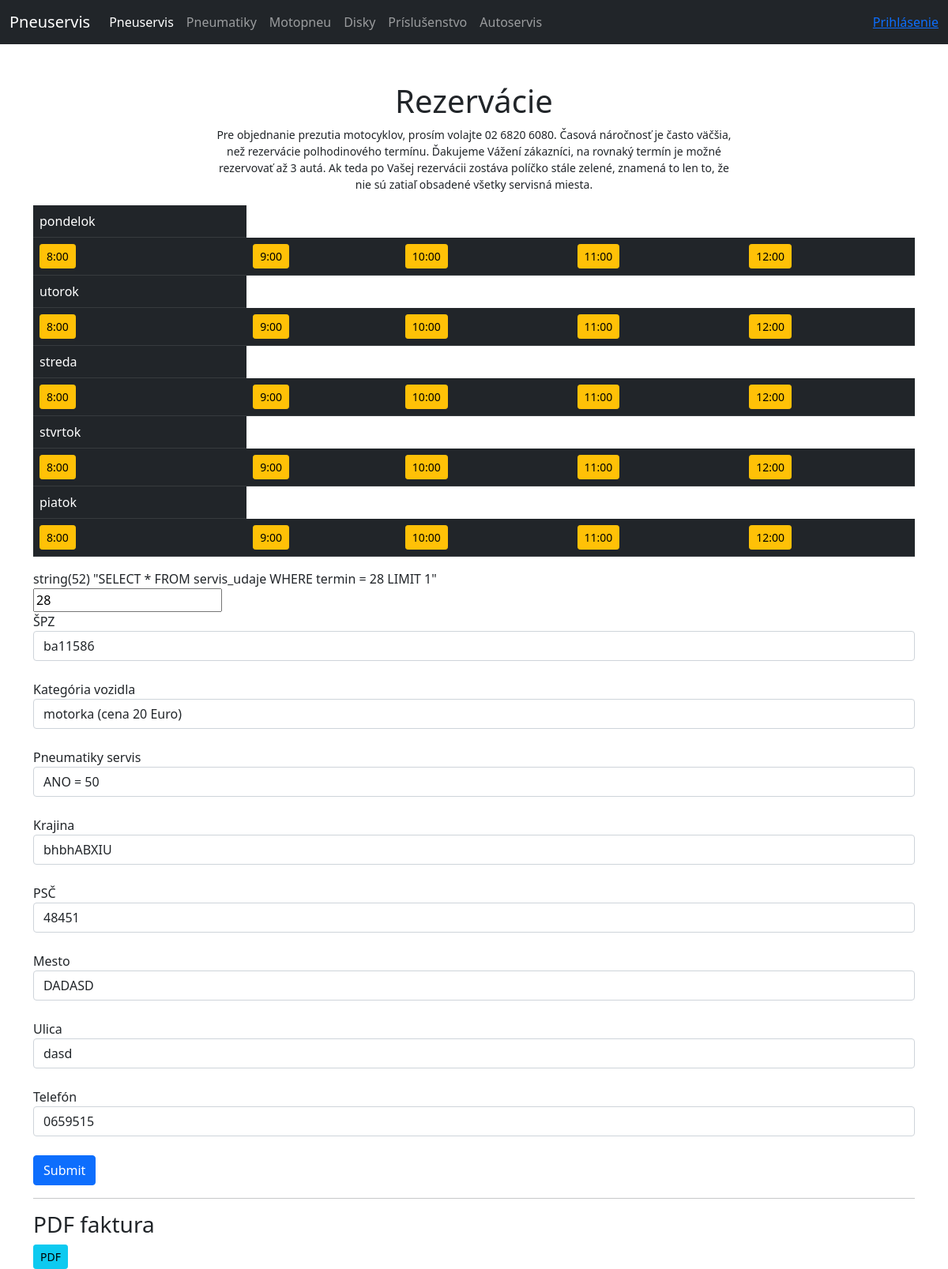
Page /?den=2&cas=8 on the committed database.
### tables this page shows
CREATE TABLE IF NOT EXISTS `servis_udaje` (
  `kategoria_vozidla` varchar(50) NOT NULL,
  `pneumatiky` varchar(20) NOT NULL,
  `spz` varchar(8) NOT NULL,
  `krajina` varchar(30) NOT NULL,
  `psc` varchar(8) NOT NULL,
  `mesto` varchar(20) NOT NULL,
  `ulica` varchar(50) NOT NULL,
  `telefon` varchar(14) NOT NULL,
  `termin` varchar(8) NOT NULL,
  PRIMARY KEY (`termin`)
);

### index.php (the view, shortened to what this page needs)
<?php
include_once "indexHead.php";
?>
<h1 class="mt-5 mb-4;" style="text-align:center;">Rezervácie</h1>
<p style="text-align:center; font-size:14px; margin-right: 20%; margin-left: 20%;">Pre objednanie prezutia motocyklov, prosím volajte 02 6820 6080.
Časová náročnosť je často väčšia, než rezervácie polhodinového termínu. Ďakujeme
Vážení zákazníci, na rovnaký termín je možné rezervovať až 3 autá.
Ak teda po Vašej rezervácii zostáva políčko stále zelené, znamená to len to, že nie sú zatiaľ obsadené všetky servisná miesta. </p>
<?php
   $dni = array(1 => "pondelok",
   3 => "utorok",5 => "streda",7 => "stvrtok",9 => "piatok",);
   echo '<table class="table table-dark">';
   for($i=1; $i<11; $i++)
   {
	   echo "<tr>";
	   if($i % 2 == 0)
	   {
		   for($j=8; $j<13; $j++)
		   {echo '<td> <a href="?den='.$i.'&cas='.$j.'" class="btn btn-warning btn-sm">'. $j .':00 </a> </td>';
		   }
	   }
	   else
	   {echo '<td>'. $dni[$i] .'</td>';
	   }
	   echo "</tr>";
   }
   echo '</table>';
?>
<?php
$kategoria_vozidla='';
$spz='';
$krajina='';
$psc='';
$mesto='';
$ulica='';
$telefon='';
$r='';
$p='';
if(isset($_GET['den']) && isset($_GET['cas']))
{
	$r = intval($_GET['den']);
    $p = intval($_GET['cas']);
	$sql = "SELECT * FROM servis_udaje WHERE termin = " . $r.$p . " LIMIT 1";
	var_dump($sql);
	$result = mysqli_query($conn, $sql);
	if (mysqli_num_rows($result) > 0) {
		$row = mysqli_fetch_assoc($result);
		$kategoria_vozidla = $row['kategoria_vozidla'];
		$spz = $row['spz'];
        $pneumatiky= $row['pneumatiky'];
        $krajina= $row['krajina'];
        $psc= $row['psc'];
        $mesto= $row['mesto'];
        $ulica= $row['ulica'];
        $telefon= $row['telefon'];
	}
}
?>
<form action="testformsave.php" method="post" class="form-horizontal">
		<input type="text" name="termin" readonly value="<?php echo $r.$p; ?>">
        <br>
			<label for="spz" class="col-sm-2 control-label">ŠPZ</label>
				<input type="text" class="form-control" id="spz" name="spz" value="<?php echo $spz;?>" required>
                <br>
				<label for="kategoria_vozidla" class="col-sm-2 control-label">Kategória vozidla</label>
					<select class="form-control" id="kategoria_vozidla" name="kategoria_vozidla" required>
                        <?php
								$moto = array("motorka (cena 20 Euro)","osobné auto (cena 40 Euro)","nákladné auto (cena 100 Euro)");
								foreach($moto as $motos)
								{
									if($kategoria_vozidla == $motos)
										echo "<option value='$motos' selected> $motos</option>";
									else
										echo "<option value='$motos'>$motos</option>";
								}
						?>
                    </select>
                    <br>
			<label for="kategoria_vozidla" class="col-sm-2 control-label">Pneumatiky servis</label>
			<select class="form-control" id="pneumatiky" name="pneumatiky" required>
				<?php
						$pneu = array("ANO = 50", "NIE");
						foreach($pneu as $pneus)
						{
							if($pneumatiky == $pneus)
								echo "<option value='$pneus' selected> $pneus</option>";
							else
								echo "<option value='$pneus'>$pneus</option>";
						}
				?>
			</select>
			<br>
			<label for="krajina" class="col-sm-2 control-label">Krajina</label>
				<input type="text" class="form-control" id="krajina" name="krajina" value="<?php echo $krajina;?>" required>
                <br>
			<label for="psc" class="col-sm-2 control-label">PSČ</label>
				<input type="text" class="form-control" id="psc" name="psc" value="<?php echo $psc;?>" required>
                <br>
			<label for="mesto" class="col-sm-2 control-label">Mesto</label>
				<input type="text" class="form-control" id="mesto" name="mesto" value="<?php echo $mesto;?>" required>
                <br>
			<label for="ulica" class="col-sm-2 control-label">Ulica</label>
				<input type="text" class="form-control" id="ulica" name="ulica" value="<?php echo $ulica;?>"required>
                <br>
			<label for="telefon" class="col-sm-2 control-label">Telefón</label>
				<input type="text" class="form-control" id="telefon" name="telefon" value="<?php echo $telefon;?>">
                <br>
			<input class = "btn btn-primary" type="submit">
</form>
<hr>
<h3>PDF faktura</h3>
<a href="test_pdf.php" class="btn btn-info btn-sm">PDF</a>

### indexHead.php (shortened to what this page needs)
<!DOCTYPE html>
<html lang="sk">
	<head>
		<link href="https://cdn.jsdelivr.net/npm/bootstrap@5.1.3/dist/css/bootstrap.min.css" rel="stylesheet">
		<link href="css/custom.css" rel="stylesheet">
	</head>
	<body>
<nav class="navbar navbar-expand-lg navbar-dark bg-dark">
	<div class="container-fluid">
		<a class="navbar-brand" href="index.php">Pneuservis</a>
		<div class="collapse navbar-collapse" id="navbarSupportedContent">
			<ul class="navbar-nav me-auto mb-2 mb-lg-0">
				<li class="nav-item">
					<a class="nav-link active" aria-current="page" href="index.php">Pneuservis</a>
				</li>
				<li class="nav-item">
					<a class="nav-link" href="index.php">Pneumatiky</a>
				</li>
				<li class="nav-item">
					<a class="nav-link" href="index.php">Motopneu</a>
				</li>
				<li class="nav-item">
					<a class="nav-link" href="index.php">Disky</a>
				</li>
				<li class="nav-item">
					<a class="nav-link" href="index.php">Príslušenstvo</a>
				</li>
				<li class="nav-item">
					<a class="nav-link" href="index.php">Autoservis</a>
				</li>
			</ul>
            <ul class="nav navbar-nav navbar-right">
			    <?php
			    if(isset($_SESSION['Cislo_citatela']) && $_SESSION['Cislo_citatela'])
			    {
				    echo '<li><a href="#">' . menoUser($_SESSION['Cislo_citatela']) . '</a</li> ';
				    echo '<li><a href="logout.php"><span class="glyphicon glyphicon-user"></span> Odhlásenie</a></li>';
			    }
			    else
				    echo '<li><a href="login.php"><span class="glyphicon glyphicon-user"></span> Prihlásenie</a></li>';
			    ?>
		    </ul>
		</div>
	</div>
</nav>
<div class="container">

### rows in the picture
servis_udaje: spz "ba11586", kategoria_vozidla "motorka (cena 20 Euro)", pneumatiky "ANO = 50", krajina "bhbhABXIU", psc "48451", mesto "DADASD", ulica "dasd", telefon "0659515"

### other values in the picture
$dni[$i] "pondelok"
$dni[$i] "utorok"
$dni[$i] "streda"
$dni[$i] "stvrtok"
$dni[$i] "piatok"
